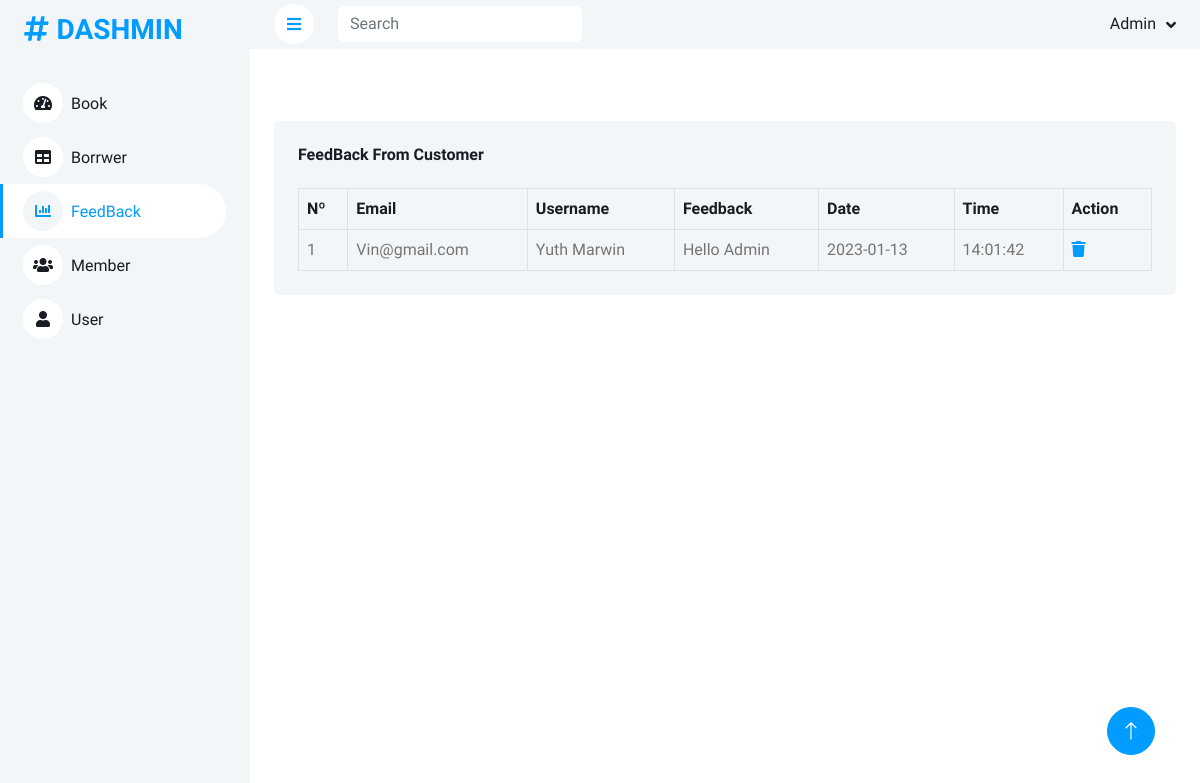
Screenshot of /Admin/Dashboard/index.php?p=feedback.php (signed in) with the database file from the repository.
### tables this page shows
CREATE TABLE IF NOT EXISTS `tbl_feedback` (
  `id` int NOT NULL AUTO_INCREMENT,
  `email` varchar(255) NOT NULL,
  `username` varchar(255) NOT NULL,
  `feedback` varchar(255) NOT NULL,
  `date` date NOT NULL,
  `time` time NOT NULL,
  PRIMARY KEY (`id`)
);

### Admin/Dashboard/feedback.php (the view, shortened to what this page needs)
<?php
$sql = "SELECT * FROM tbl_feedback ORDER BY time DESC";
$result = mysqli_query($connect,$sql);
?>
<div class="container-fluid pt-4 px-4">
    <div class="bg-light text-center rounded p-4 mt-5">
        <div class="d-flex align-items-center justify-content-between mb-4">
            <h6 class="mb-0">FeedBack From Customer</h6>
        </div>
        <div class="table-responsive">
            <?php
                if(mysqli_num_rows($result) > 0)
                {
            ?>
            <table class="table text-start align-middle table-bordered table-hover mb-0">
                <thead>
                    <tr class="text-dark">
                        <th scope="col">Nº</th>
                        <th scope="col">Email</th>
                        <th scope="col">Username</th>
                        <th scope="col">Feedback</th>
                        <th scope="col">Date</th>
                        <th scope="col">Time</th>
                        <th>Action</th>
                    </tr>
                </thead>
                <tbody>
                    <?php
                        $i=1;
                        while($row = mysqli_fetch_array($result))
                        {
                    ?>
                    <tr>
                        <td><?=$i?></td>
                        <td><?=$row['email']?></td>
                        <td><?=$row['username']?></td>
                        <td><?=$row['feedback']?></td>
                        <td><?=$row['date']?></td>
                        <td><?=$row['time']?></td>
                        <td>
                            <a href="index.php?p=feedback.php&id=<?=$row['id']?>&action=delete">
                                <span class="fa fa-trash"></span>
                            </a>
                        </td>
                    </tr>
                    <?php
                        $i++;
                        }
                    ?>
                </tbody>
            </table>
            <?php
                }else{
            ?>
            <h2>No FeedBack Display</h2>
            <?php
                }
            ?>
        </div>
    </div>
</div>

### Admin/Dashboard/include/navbar.php (shortened to what this page needs)
<nav class="navbar navbar-expand bg-light navbar-light sticky-top px-4 py-0">
                <a href="#" class="sidebar-toggler flex-shrink-0">
                    <i class="fa fa-bars"></i>
                </a>
                <form class="d-none d-md-flex ms-4">
                    <input class="form-control border-0" type="search" placeholder="Search">
                </form>
                <div class="navbar-nav align-items-center ms-auto">
                    <div class="nav-item dropdown">
                        <a href="#" class="nav-link dropdown-toggle" data-bs-toggle="dropdown">
                            <span class="d-none d-lg-inline-flex"><?=$row['username']?></span>
                        </a>
                    </div>
                </div>
            </nav>

### Admin/Dashboard/css/style.css (style rules this page uses)
:root { --primary: #009CFF; --light: #F3F6F9; --dark: #191C24; }
.content .navbar .navbar-nav .nav-link { margin-left: 25px; padding: 12px 0; color: var(--dark); outline: none; }
.content .navbar .sidebar-toggler, .content .navbar .navbar-nav .nav-link i { width: 40px; height: 40px; display: inline-flex; align-items: center; justify-content: center; background: #FFFFFF; border-radius: 40px; }
.content .navbar .dropdown-toggle::after { margin-left: 6px; vertical-align: middle; border: none; content: "\f107"; font-family: "Font Awesome 5 Free"; font-weight: 900; transition: .5s; }

### rows the page displays
tbl_feedback: email "Vin@gmail.com", username "Yuth Marwin", feedback "Hello Admin", date "2023-01-13", time "14:01:42"

### other values shown
$row['username'] "Admin"
